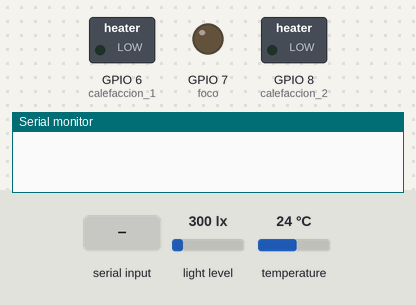
Bench run of a sketch on a simulated ESP32. Parts: switched loads named in the sketch (green lamp = pin HIGH), output pins drawn as LEDs (lit = HIGH), the last lines printed to the serial monitor. The test bench sets the inputs (shaded band); at power-on: light level 300 lx, temperature 24 °C.

Above: at 1.2 s.
1.3 s: "foco:1\n" received over Serial
At 3.7 s:
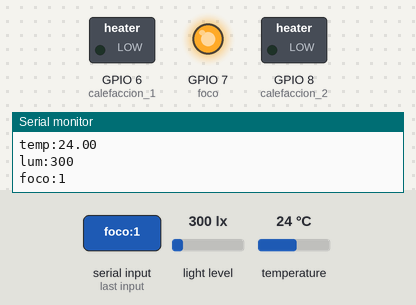
4.5 s: "cale:1\n" received over Serial
At 6.0 s:
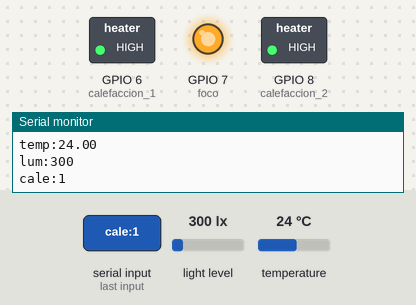
7.0 s: "foco" received over Serial
At 9.3 s:
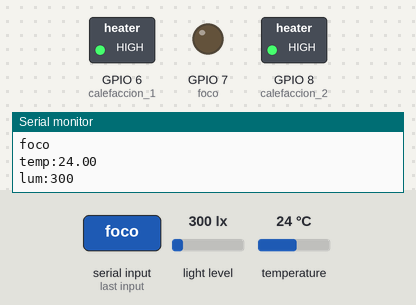
9.6 s: "foco:150\n" received over Serial
At 11.9 s:
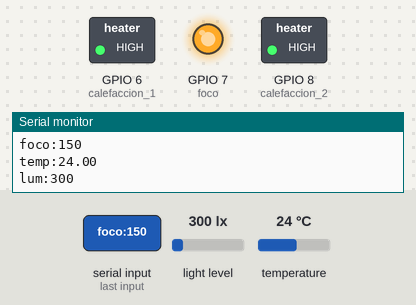
Timing chart, 0 to 13.1 s (numbered marks = the images above; inputs shaded):
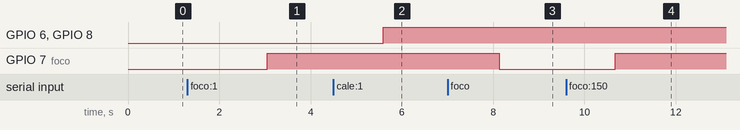

The sketch:

temp_y_luminosidad.ino
```cpp
#include <Ticker.h>
#include <OneWire.h>
#include <DallasTemperature.h>
#include <BH1750.h>
#include <Wire.h>

BH1750 sensor;

OneWire ourWire(2);

DallasTemperature sensors(&ourWire);
const int calefaccion_1=6;
const int foco=7;
const int calefaccion_2=8;

int value_temp=0;
int value_cale=0;
float value_c_1=0;
int value_c_2=0;

void fTemperatura(){
  sensors.requestTemperatures();
  float temp= sensors.getTempCByIndex(0);
   Serial.println("temp:"+String(temp));
}

void fluminosidad(){
  unsigned int lux = sensor.readLightLevel();
  Serial.println("lum:"+String(lux));
}

Ticker ticTemperatura (fTemperatura,500);
Ticker ticluminosidad(fluminosidad,500);


void setup() {

pinMode(calefaccion_1,OUTPUT);

pinMode(calefaccion_2,OUTPUT);
pinMode(foco,OUTPUT);
ticTemperatura.start();
ticluminosidad.start();
Serial.begin(9600);
Wire.begin();
sensors.begin();
sensor.begin();
}

void fnActuadores(String cad,float tempo,unsigned int luxo){
  int pos;
  String label,value;
  cad.trim();
  cad.toLowerCase();
  pos=cad.indexOf(':');
  label=cad.substring(0,pos);
  value=cad.substring(pos+1);
  Serial.println(cad);
  if(label.equals("foco")){
    if(value_temp !=value.toInt()){
       value_temp=value.toInt();
       digitalWrite(foco,value_temp);
    }

  }
  if(label.equals("cale")){
     if(value_cale !=value.toInt()){
        value_cale=value.toInt();
        digitalWrite(calefaccion_1,value_cale);
        digitalWrite(calefaccion_2,value_cale);
}
  }
    if(label.equals("c_1")){
      value_c_1=value.toFloat();
     if(value_c_1>  tempo){
      digitalWrite(calefaccion_1,0);
      digitalWrite(calefaccion_2,0);
     }
     else if(value_c_1< tempo){
      digitalWrite(calefaccion_1,1);
      digitalWrite(calefaccion_2,1);
    }
    }
   if(label.equals("c_2")){
      value_c_2=value.toInt();

      digitalWrite(foco,value_c_2);

      }


    }


void loop() {

  ticTemperatura.update();
  ticluminosidad.update();


  if(Serial.available()){
    fnActuadores(Serial.readString(),sensors.getTempCByIndex(0),sensor.readLightLevel());

  }


}
```

Measured:
- after the input at 1.3 s, GPIO 7 (foco): LOW → HIGH after 1.7 s
- after the input at 4.5 s, GPIO 6 (calefaccion_1), GPIO 8 (calefaccion_2): LOW → HIGH after 1.1 s
- after the input at 7.0 s, GPIO 7 (foco): HIGH → LOW after 1.1 s
- after the input at 9.6 s, GPIO 7 (foco): LOW → HIGH after 1.1 s
